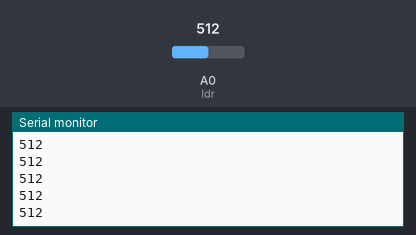
Simulated run of this sketch. Board: Arduino Uno, built with avr-gcc and run on an emulated ATmega328P. Parts: the last lines printed to the serial monitor. The test bench sets the inputs (shaded band); at power-on: A0 (ldr) = 512.

Above: at 1.2 s.
1.3 s: A0 (ldr) set to 710
At 2.0 s:
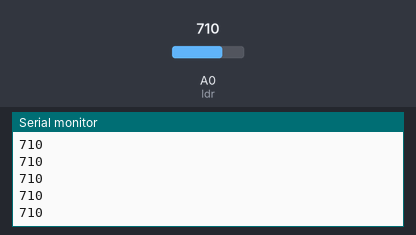
2.8 s: A0 (ldr) set to 716
At 3.8 s:
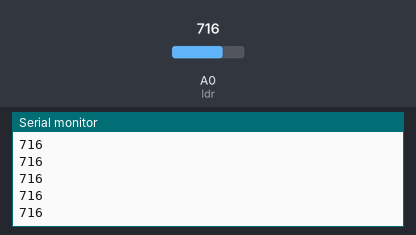
Timing chart, 0 to 5.8 s (numbered marks = the images above; inputs shaded):
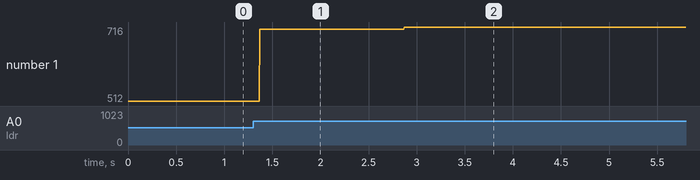

Measured:
- after the input at 1.3 s, the serial monitor: prints a new line after 0.07 s (image 1)
- after the input at 2.8 s, the serial monitor: prints a new line after 0.07 s (image 2)
- plotted number 1: 512 → 710 after the input at 1.3 s, 710 → 716 after the input at 2.8 s

The sketch:

Ex3_2021-08-11.ino
```cpp
const int led[3] = {13, 12, 11};
const int ldr = A0;
int ldrRead = 0;

void setup(){

pinMode(led, OUTPUT);
pinMode(ldr, INPUT);

Serial.begin(9600);
}

void loop(){

  ldrRead = analogRead(ldr);
  Serial.println(ldrRead);

  if(ldrRead >= 300 && ldrRead < 700 ){
    digitalWrite(led[0], HIGH);
    digitalWrite(led[1], LOW);
    digitalWrite(led[2], LOW);
  }
  else if (ldrRead >= 700 && ldrRead < 900){
    digitalWrite(led[0], LOW);
    digitalWrite(led[1], HIGH);
    digitalWrite(led[2], LOW);
  }
  else if (ldrRead >= 900){
    digitalWrite(led[0], LOW);
    digitalWrite(led[1], LOW);
    digitalWrite(led[2], HIGH);
  }

}
```
